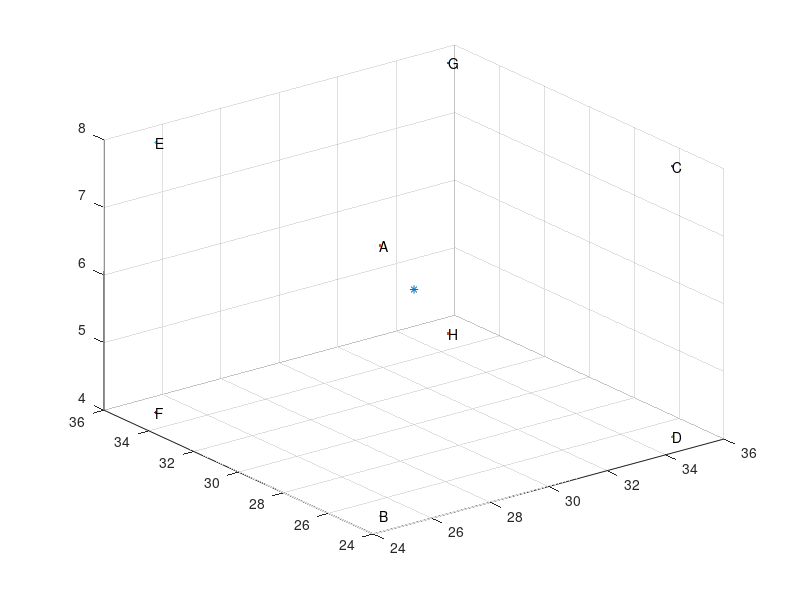

MATLAB code to generate this figure: (Note: this script raises an error after producing the figure.)
%% Cleanup
clearvars
close all
clc

%% Parameters
N = 5; % N of photos
gamma = 0.01; % uniform noise coefficient

%% Generate cuboid beacon
n_points = 8;
points = [25 25 35 35 25 25 35 35; 25 25 25 25 35 35 35 35; 8 4 8 4 8 4 8 4];
center = mean(points, 2);

%% Generate random beacon
% n_points = 20;
% points = 5 * rand(3,n_points) + center;

%% Plot beacon features
figure('name', 'beacon')
scatter3(center(1), center(2), center(3), 'Marker', '*', 'HandleVisibility','off');
hold on
for  j = 1:n_points
    scatter3(points(1,j), points(2,j), points(3,j) , 'Marker' , '.', 'HandleVisibility','off');
    text(points(1,j), points(2,j), points(3,j), char('@'+ j));
    hold on;
end
title("View of " + n_points + "-point beacon")
axis equal
xlabel 'X'
ylabel 'Y'
zlabel 'Z'

%% Trajectory parameters
r0 = 15; % radius of trajectory
x0 = center(1);
y0 = center(2) - r0;
z0 = center(3);
Rwb = [1 0 0; 0 0 1;0 -1 0]; % Initial pose of camera (body 2 word)
Rbw = Rwb'; % Initial pose of camera (word 2 body)
Twb = [x0;y0;z0]; % Initial position of camera
Tbw = -Twb;
alpha = 2 * pi / N; % angle of rotation from each view
Riim1 = axang2rotm([0 1 0 alpha]); % relative rotation between each view

%% Initial position
figure
hold on
scatter3(center(1), center(2), center(3), 'Marker' , '+', "LineWidth", 1, "DisplayName", "Center of camera rotation");
for  j = 1:n_points
    scatter3(points(1,j) , points(2,j) , points(3,j) , 'Marker' , '.', 'HandleVisibility','off');
    text(points(1,j), points(2,j), points(3,j), char('@'+ j));
end
triad('Parent',gca,'Scale',3,'LineWidth',1,'Tag','#1','Matrix', [Rwb Twb; 0 0 0 1]);
scatter3(Twb(1), Twb(2), Twb(3), 'Marker',"*", 'HandleVisibility','off')
quiver3(0, 0, 0, Twb(1), Twb(2), Twb(3), "AutoscaleFactor", 1, 'HandleVisibility','off', 'Color', 'k', 'LineStyle','--', "ShowArrowHead", 'off');
text(Twb(1), Twb(2), Twb(3), "1");
view(3)
zlim([0 15])
grid on
xlabel 'X'
ylabel 'Y'
zlabel 'Z'
title("Initial camera position/orientation");

%% Trajectory planning, plotting of starting point
T_history_abs = zeros(3, 1, N);
R_history_abs = zeros(3, 3, N);
R_history_abs(:, :, 1) = Rwb;
T_history_abs(:, :, 1) = Twb;

fig = figure('name', 'trajectory');
hold on
scatter3(center(1), center(2), center(3), 'Marker' , '+', "LineWidth", 1, "DisplayName", "Center of camera rotation");
for  j = 1:n_points
    scatter3(points(1,j) , points(2,j) , points(3,j) , 'Marker' , '.', 'HandleVisibility','off');
    text(points(1,j) + [0.5;0.5;0.5], points(2,j) + [0.5;0.5;0.5], points(3,j) + [0.5;0.5;0.5], char('@'+ j));
end
triad('Parent', gca,'Scale',3,'LineWidth',1,'Tag','#1','Matrix', [Rwb Twb; 0 0 0 1]);
scatter3(Twb(1), Twb(2), Twb(3), 'Marker',"*", 'HandleVisibility','off')
quiver3(0, 0, 0, Twb(1), Twb(2), Twb(3), "AutoscaleFactor", 1, 'HandleVisibility','off', 'Color', 'k', 'LineStyle','--', "ShowArrowHead", 'off');
text(Twb(1) - [0.5 0.5 0.5], Twb(2) - [0.5 0.5 0.5], Twb(3) - [0.5 0.5 0.5], "1");

%% Full trajectory generation and plotting
R0im1 = Rwb;
T01 = Twb;
for i = 1:N-1
    R0i = R0im1 * Riim1';
    T0i = T01 + [r0 * sin(alpha * i); r0 * (1 - cos(alpha * i)); 0];
    R0im1 = R0i;
    R_history_abs(:, :, i+1) = R0i;
    T_history_abs(:, :, i+1) = T0i;
    triad('Parent',gca,'Scale',3,'LineWidth',1,'Tag',"#" + (i + 1),'Matrix', [R0i T0i; 0 0 0 1]);
    scatter3(T0i(1) , T0i(2) , T0i(3) , 'Marker' , '+', 'HandleVisibility','off');
    text(T0i(1) - [0.5 0.5 0.5], T0i(2) - [0.5 0.5 0.5], T0i(3) - [0.5 0.5 0.5], "" + (i + 1));
    hold on
end
zlim([0 15])
view(3)
daspect([1 1 1])
grid on
xlabel 'X'
ylabel 'Y'
zlabel 'Z'
title("Full trajectory");

%% Trying to compute E matrices from matched points
% provato con estimateFundamentalMatrix, non funziona
% scommentare riga 16, 17 per ottenere un numero soddisfacente di punti
% in modo che il metodo non dia errore

%% Generate E from absolute R and T (until we can figure out projection)
E_history = cell(1,N); % create a cell array equal to the number of poses
EN_history = cell(1,N); % same for noisy E
correct_angles = cell(N,N);
for i = 1:N
    Es = zeros(3,3,N);
    for j = 1:N
        if j == i
            correct_angles(i, j)  = {'X'};
            continue
        elseif j > i 
            R_ij = Riim1'^(j - i);
        else
            R_ij = Riim1^(i - j);
        end
        axang = rotm2axang(R_ij);
        % Check if rotation is around Y axis
        if nnz(abs(axang(1:3)) - [0 1 0] > 1e-3)
            correct_angles(i, j) = {'Non-Y!'};
            continue
        elseif axang(2) < 0
            axang(4) = -axang(4);
        end
        if abs(axang(4)) < 1e-3; axang(4) = 0; end
        correct_angles(i, j)  = {axang(4) * 180 / pi};
        T_ij = T_history_abs(:, j) - T_history_abs(:, i);
        E = getSkew(T_ij) * R_ij;
        Es(:, :, j) = E; % normalize with /norm(E) to lose scale
    end
    E_history(i) = {Es}; % save ideal E matrix
    EN_history(i) = {Es + gamma*rand(3, 3)}; % poison E matrix with noise to simulate reconstruction error
end
%% Compute R, T from E
R1_rel = cell(N, N);
T1_rel = cell(N, N);
R2_rel = cell(N, N);
T2_rel = cell(N, N);

for i = 1:N
    for j = 1:N
        %% Compute R_ij and T_ij
        %E = E_history{i}(:,:,j); % Extract E_ij
        E = EN_history{i}(:,:,j); % Uncomment to to use noisy
        [U, S, V] = svd(E); % Singular value decomp
        % Safeguard against non SO(3) matrix
        if (det(U)<0)
            U = [U(:,1) U(:,2) -U(:,3)];
        end
        if (det(V)<0)
            V = [V(:,1) V(:,2) -V(:,3)]; 
        end
        sigmas = diag(S); % Get singular values
        avg = (sigmas(1) + sigmas(2)) / 2; % Average values
        sigmas = [avg; avg; 0]; % Substitute
        S = diag(sigmas);
        Rp = [cos(pi/2) -sin(pi/2) 0; sin(pi/2) cos(pi/2) 0; 0 0 1]; % Rotation of pi/2 around z axis
        Rm = [cos(-pi/2) -sin(-pi/2) 0; sin(-pi/2) cos(-pi/2) 0; 0 0 1]; % Rotation of -pi/2 around z axis
        skewT1 = U * Rp * S * U'; % Get T matrix
        currT1 = getT(skewT1); % Get T from T matrix
        currT2 = -getT(skewT1);
        currR1 = U * Rp' * V'; % Get R matrix
        currR2 = U * Rm' * V';
        R1_rel(i,j) = {currR1}; % Save data
        T1_rel(i,j) = {currT1};
        R2_rel(i,j) = {currR2};
        T2_rel(i,j) = {currT2};
    end
end

%% Perspective projection of points
PI0 = [eye(3) zeros(3,1)]; % standard projection matrix
K_f = eye(3); % unitary focal length
K_s = [1 0 0; 0 1 0; 0 0 1]; % ideal, no distortion
K = K_s * K_f;
im_planes_norm = zeros(3, n_points, N);% normalized points for each view
im_planes_noisy = zeros(3, n_points, N);% noisy points for each view (photos)
centers_norm = zeros(3, N);
centers_noisy = zeros(3,N);

for i = 1:N
    figure('name', "photo" + i);
    R0i = R_history_abs(:, :, i);
    T0i = T_history_abs(:, :, i);
    Ri0 = R0i';
    Ti0 = -T0i;
    g = [Ri0 Ri0*Ti0; 0 0 0 1];
    proj_c_og = K * PI0 * g * [center; 1];
    proj_c_norm = proj_c_og / proj_c_og(3);
    centers_norm(:, i) = proj_c_norm;
    centers_noisy(:, i) = proj_c_norm + [rand(2,1); 0];
    scatter(proj_c_norm(1), proj_c_norm(2), 200, "Marker", "pentagram");
    text(proj_c_norm(1), proj_c_norm(2), "C", "Fontsize", 8, "HorizontalAlignment","center","FontWeight","bold");
    hold on
    grid on
    for j = 1:n_points
        im_point = K * PI0 * g * [points(:,j); 1];
        im_planes_norm(:, j, i) = im_point / im_point(3);
        im_planes_noisy(:, j, i) = im_point / im_point(3) + [gamma*rand(2,1); 0];
        scatter(im_planes_noisy(1, j, i), im_planes_noisy(2, j, i), 36, "Marker", ".");
        scatter(im_planes_norm(1, j, i), im_planes_norm(2, j, i), 90, "Marker", "square");
        text(im_planes_norm(1, j, i), im_planes_norm(2, j, i), char('@'+ j), "Fontsize", 8, "HorizontalAlignment","center");
    end
    title("Image on pose #" + i);
    set(gca, 'YDir','reverse')
end

%% Trying to triangulate (for each subsequent frame) points from images in order to discriminate pose
cam = cameraParameters("IntrinsicMatrix", K);
R_rel = cell(N,N);
T_rel = cell(N,N);
for i = 1:N
    for j = 1:N
        if i == j; continue; end
        best = 0;
        % Case 1 R1 T1
        % Extract R12 and T12 matrices
        R = R1_rel{i,j};
        T = T1_rel{i,j};
        % Configure foward extrinsic
        sParams = stereoParameters(cam, cam, R, T);
        % Triangulate points in frame 1
        pnts1 = triangulate(im_planes_noisy(1:2,:,1)', im_planes_noisy(1:2,:,1)', sParams);
        % Configure backward extrinsic
        sParams = stereoParameters(cam, cam, R', -T);
        %Triangulate points in frame 2
        pnts2 = triangulate(im_planes_noisy(1:2,:,1)', im_planes_noisy(1:2,:,1)', sParams);
        % Count positive occurences in z for both
        votes = nnz((double(pnts1(:,3) > 0) + double(pnts2(:,3) > 0)) == 2);
        % If better result than previous
        if votes > best
            % Update best result
            best = votes;
            fprintf("Filled cell [%i,%i] with %i/%i votes\n", i, j, best, n_points);
            % Save R12, T12 as correct
            R_rel{i,j} = R;
            T_rel{i,j} = T;
        end
        % Case 2 R1 T2
        R = R1_rel{i,j};
        T = T2_rel{i,j};
        sParams = stereoParameters(cam, cam, R, T);
        pnts1 = triangulate(im_planes_noisy(1:2,:,1)', im_planes_noisy(1:2,:,1)', sParams);
        sParams = stereoParameters(cam, cam, R', -T);
        pnts2 = triangulate(im_planes_noisy(1:2,:,1)', im_planes_noisy(1:2,:,1)', sParams);
        votes = nnz((double(pnts1(:,3) > 0) + double(pnts2(:,3) > 0)) == 2);
        if votes > best
            best = votes;
            fprintf("Filled cell [%i,%i] with %i/%i votes\n", i, j, best, n_points);
            R_rel{i,j} = R;
            T_rel{i,j} = T;
        end
        % Case 3 R2 T1
        R = R2_rel{i,j};
        T = T1_rel{i,j};
        sParams = stereoParameters(cam, cam, R, T);
        pnts1 = triangulate(im_planes_noisy(1:2,:,1)', im_planes_noisy(1:2,:,1)', sParams);
        sParams = stereoParameters(cam, cam, R', -T);
        pnts2 = triangulate(im_planes_noisy(1:2,:,1)', im_planes_noisy(1:2,:,1)', sParams);
        votes = nnz((double(pnts1(:,3) > 0) + double(pnts2(:,3) > 0)) == 2);
        if votes > best
            best = votes;
            fprintf("Filled cell [%i,%i] with %i/%i votes\n", i, j, best, n_points);
            R_rel{i,j} = R;
            T_rel{i,j} = T;
        end
        % Case 4 R2 T2
        R = R2_rel{i,j};
        T = T2_rel{i,j};
        sParams = stereoParameters(cam, cam, R, T);
        pnts1 = triangulate(im_planes_noisy(1:2,:,1)', im_planes_noisy(1:2,:,1)', sParams);
        sParams = stereoParameters(cam, cam, R', -T);
        pnts2 = triangulate(im_planes_noisy(1:2,:,1)', im_planes_noisy(1:2,:,1)', sParams);
        votes = nnz((double(pnts1(:,3) > 0) + double(pnts2(:,3) > 0)) == 2);
        if votes > best
            best = votes;
            fprintf("Filled cell [%i,%i] with %i/%i votes\n", i, j, best, n_points);
            R_rel{i,j} = R;
            T_rel{i,j} = T;
        end
    end
end

%% Confront estimated and correct data
%% Angles
est_rel_angles = cell(N, N);
for i = 1:N
    for j = 1:N
        currR = R_rel{i, j};
        if ~isempty(currR) && i ~= j
            axang = rotm2axang(currR);
            % Check if rotation is around Y axis, otherwise drop
            if nnz(abs(axang(1:3)) - [0 1 0] > 1e-3)
                est_rel_angles(i, j) = {'Non-Y!'};
                continue
            % Check if clockwise or anticlowise rotation
            elseif axang(2) < 0
                axang(4) = -axang(4);
            end
            if abs(axang(4)) < 1e-3; axang(4) = 0; end
            est_rel_angles(i, j)  = {axang(4) * 180 / pi};
        else
            est_rel_angles(i, j) = {'X'};
        end
    end
end
disp("==== Estimated angles ====")
disp(est_rel_angles)
disp("==== Correct angles ====")
disp(correct_angles)

%% Translations
currP = Twb;
traj = zeros(3, N + 1);
traj(:,1) = Twb;
for i = 1:N
    nextP = currP + T_rel{i, 1 + mod(i, N)};
    traj(:, i + 1) = nextP;
    currP = nextP;
end
figure(fig)
set(0,'CurrentFigure',fig)
hold on
plot3(traj(1, :), traj(2, :), traj(3, :), "DisplayName", "Reconstructed trajectory final", "Color", "g")
view(3)